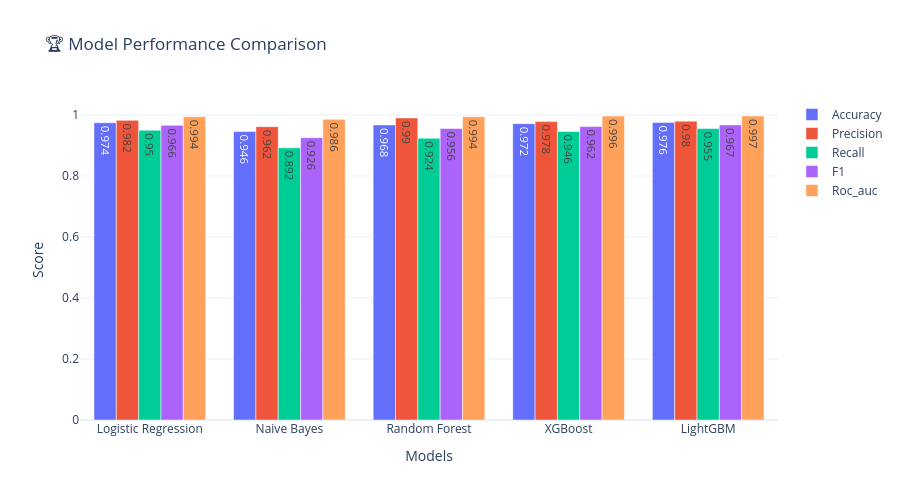

This figure's notebook cell:
### Markdown cell above
## 🤖 8. Machine Learning Models

### Code cell
# ============================================
# 🚀 MACHINE LEARNING MODELS
# ============================================

class ModelTrainer:
    """
    🤖 Comprehensive Model Training Pipeline
    """
    
    def __init__(self):
        self.models = {
            'Logistic Regression': LogisticRegression(max_iter=1000, random_state=42),
            'Naive Bayes': MultinomialNB(),
            'Random Forest': RandomForestClassifier(n_estimators=100, random_state=42),
            'XGBoost': xgb.XGBClassifier(random_state=42, eval_metric='logloss'),
            'LightGBM': lgb.LGBMClassifier(random_state=42, verbose=-1)
        }
        self.results = {}
        
    def train_evaluate(self, X_train, X_test, y_train, y_test):
        """Train and evaluate all models"""
        
        for name, model in self.models.items():
            print(f"\n🔄 Training {name}...")
            
            # Train
            model.fit(X_train, y_train)
            
            # Predict
            y_pred = model.predict(X_test)
            y_pred_proba = model.predict_proba(X_test)[:, 1] if hasattr(model, 'predict_proba') else y_pred
            
            # Evaluate
            self.results[name] = {
                'model': model,
                'accuracy': accuracy_score(y_test, y_pred),
                'precision': precision_score(y_test, y_pred),
                'recall': recall_score(y_test, y_pred),
                'f1': f1_score(y_test, y_pred),
                'roc_auc': roc_auc_score(y_test, y_pred_proba),
                'predictions': y_pred,
                'probabilities': y_pred_proba
            }
            
            print(f"✅ {name} - Accuracy: {self.results[name]['accuracy']:.4f}")
            
        return self.results
    
    def plot_results(self):
        """Visualize model comparison"""
        metrics_df = pd.DataFrame(self.results).T[
            ['accuracy', 'precision', 'recall', 'f1', 'roc_auc']
        ]
        # ✅ Force numeric conversion (CRITICAL FIX)
        metrics_df = metrics_df.apply(pd.to_numeric, errors='coerce')
        fig = go.Figure()
        for metric in metrics_df.columns:
            fig.add_trace(go.Bar(
                name=metric.capitalize(),
                x=metrics_df.index,
                y=metrics_df[metric],
                text=metrics_df[metric].round(3),
                textposition='auto'
            ))
        fig.update_layout(
            title='🏆 Model Performance Comparison',
            xaxis_title='Models',
            yaxis_title='Score',
            barmode='group',
            template='plotly_white',
            height=500
        )
        fig.show()
        return metrics_df

# Initialize trainer
trainer = ModelTrainer()

# Train all models
print("🚀 Starting model training...")
results = trainer.train_evaluate(X_train_tfidf, X_test_tfidf, y_train, y_test)

# Display results

metrics_df = trainer.plot_results()
print("\n📊 Performance Summary:")
print(metrics_df.round(4))

### Figure 1 — Plotly figure (JSON) as saved in the notebook; plotly's stock layout.template omitted (floating-point values rounded to 4 significant figures)
{"data": [{"name": "Accuracy", "text": [0.974, 0.946, 0.968, 0.972, 0.976], "textposition": "auto", "type": "bar", "x": ["Logistic Regression", "Naive Bayes", "Random Forest", "XGBoost", "LightGBM"], "y": [0.9745, 0.9455, 0.9675, 0.9715, 0.9755]}, {"name": "Precision", "text": [0.982, 0.962, 0.99, 0.978, 0.98], "textposition": "auto", "type": "bar", "x": ["Logistic Regression", "Naive Bayes", "Random Forest", "XGBoost", "LightGBM"], "y": [0.9823, 0.9618, 0.9901, 0.9783, 0.9798]}, {"name": "Recall", "text": [0.95, 0.892, 0.924, 0.946, 0.955], "textposition": "auto", "type": "bar", "x": ["Logistic Regression", "Naive Bayes", "Random Forest", "XGBoost", "LightGBM"], "y": [0.9501, 0.8922, 0.9238, 0.9461, 0.9553]}, {"name": "F1", "text": [0.966, 0.926, 0.956, 0.962, 0.967], "textposition": "auto", "type": "bar", "x": ["Logistic Regression", "Naive Bayes", "Random Forest", "XGBoost", "LightGBM"], "y": [0.9659, 0.9257, 0.9558, 0.9619, 0.9674]}, {"name": "Roc_auc", "text": [0.994, 0.986, 0.994, 0.996, 0.997], "textposition": "auto", "type": "bar", "x": ["Logistic Regression", "Naive Bayes", "Random Forest", "XGBoost", "LightGBM"], "y": [0.9945, 0.9856, 0.9944, 0.9965, 0.9967]}], "layout": {"barmode": "group", "height": 500, "title": {"text": "🏆 Model Performance Comparison"}, "xaxis": {"title": {"text": "Models"}}, "yaxis": {"title": {"text": "Score"}}}}
